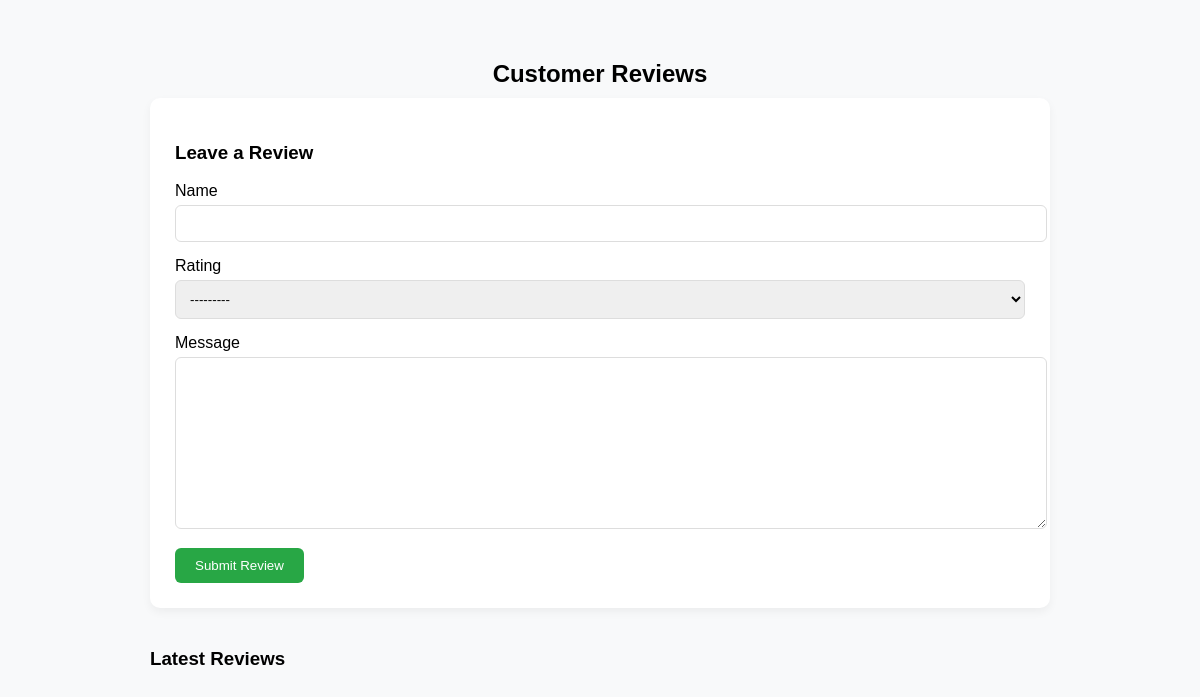
/feedback/, run on an earlier commit of the app's database.
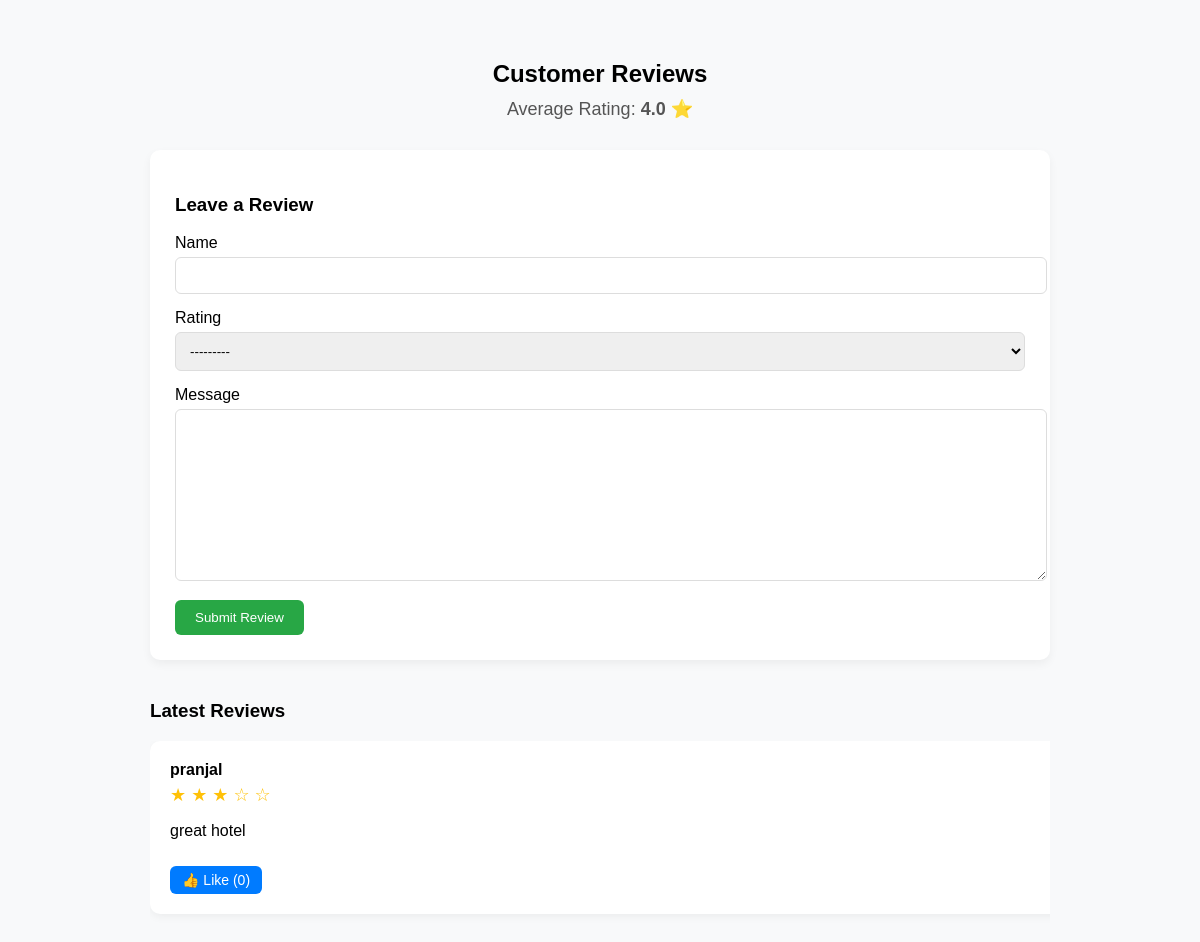
And on a later commit of the database.
### orders/models.py (models this page shows, shortened)
class Feedback(models.Model):
    RATING_CHOICES = [
        (1, "1 Star"),
        (2, "2 Stars"),
        (3, "3 Stars"),
        (4, "4 Stars"),
        (5, "5 Stars"),
    ]
    user = models.ForeignKey(
        settings.AUTH_USER_MODEL,
        on_delete=models.SET_NULL,
        null=True,
        blank=True,
        related_name='feedbacks'
    )
    name = models.CharField(max_length=100)
    message = models.TextField()
    rating = models.IntegerField(choices=RATING_CHOICES)
    created_at = models.DateTimeField(auto_now_add=True)
    is_approved = models.BooleanField(default=False)
    likes = models.ManyToManyField(
        settings.AUTH_USER_MODEL,
        related_name="liked_feedback",
        blank=True
    )
    def total_likes(self):
        return self.likes.count()

### orders/views.py (the view, shortened to what this page needs)
# urls.py: path('feedback/', views.feedback_view, name='feedback'),
def feedback_view(request):
    form = FeedbackForm()
    feedbacks = Feedback.objects.filter(is_approved=True).order_by('-created_at')
    avg_rating = feedbacks.aggregate(Avg('rating'))['rating__avg']
    return render(request, 'feedback.html', {
        'form': form,
        'feedbacks': feedbacks,
        'avg_rating': avg_rating
    })

### orders/forms.py
class FeedbackForm(forms.ModelForm):
    class Meta:
        model = Feedback
        fields = ['name', 'rating', 'message']

### orders/templates/feedback.html (shortened to what this page needs)
<!DOCTYPE html>
<html>
<head>
</head>
<body>
<div class="container">
    <h2>Customer Reviews</h2>
    {% if avg_rating %}
        <div class="avg-rating">
            Average Rating: <strong>{{ avg_rating|floatformat:1 }} ⭐</strong>
        </div>
    {% endif %}
    <div class="review-form">
        <h3>Leave a Review</h3>
        <form method="POST">
            {{ form.name.label }}<br>
            {{ form.name }}<br>
            <label>Rating</label><br>
            {{ form.rating }}<br>
            {{ form.message.label }}<br>
            {{ form.message }}<br>
            <button type="submit">Submit Review</button>
        </form>
    </div>
    <h3>Latest Reviews</h3>
    <div class="review-slider">
        {% for fb in feedbacks %}
        <div class="review-slide">
            <h4>{{ fb.name }}</h4>
            <div class="stars">
                {% for i in "12345" %}
                    {% if forloop.counter <= fb.rating %}★{% else %}☆{% endif %}
                {% endfor %}
            </div>
            <p>{{ fb.message }}</p>
            <form action="{% url 'like_feedback' fb.id %}" method="POST">
                <button type="submit" class="like-btn">👍 Like ({{ fb.total_likes }})</button>
            </form>
        </div>
        {% endfor %}
    </div>
</div>
</body>
</html>

What changed in the data, as far as the page shows it:
added Feedback: name "pranjal", rating 3 (drawn), message "great hotel"
Also different on the page:
{{ avg_rating|floatformat:1 }}: (not shown) → "4.0"
text now shown: "Average Rating: ⭐"
